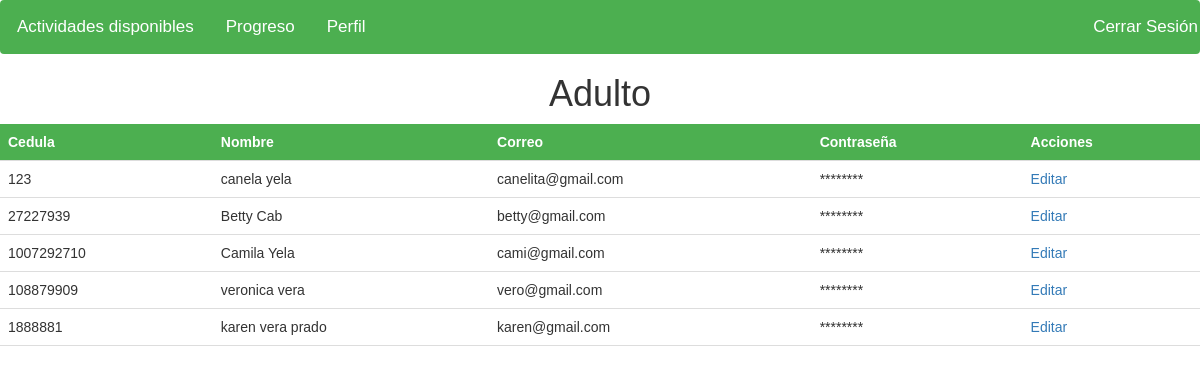
/perfil_adulto.php, run on an earlier commit of the app's database.
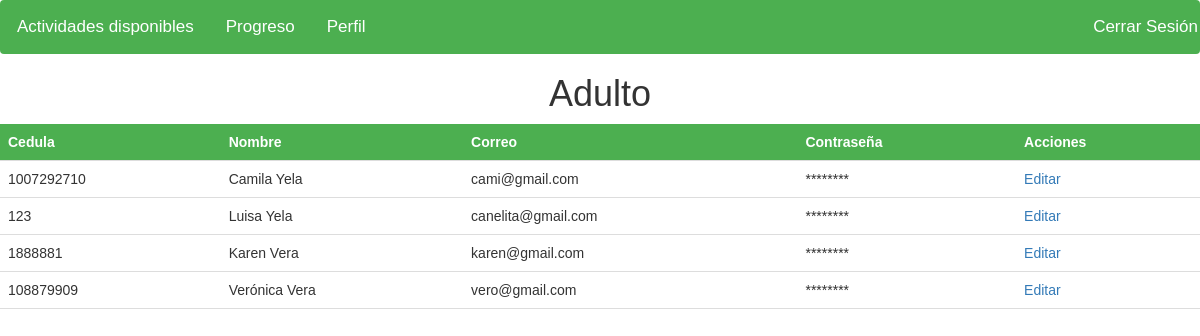
And on a later commit of the database.
### tables this page shows
CREATE TABLE `usuarios` (
  `id` int(6) UNSIGNED NOT NULL,
  `nombre` varchar(50) NOT NULL,
  `edad` int(3) NOT NULL,
  `fecha_nacimiento` date NOT NULL,
  `genero` varchar(10) NOT NULL,
  `tipo_usuario` varchar(20) NOT NULL,
  `email` varchar(50) NOT NULL,
  `password` varchar(10) NOT NULL,
  `nombre_usuario` varchar(10) NOT NULL,
  `fecha_registro` timestamp NOT NULL DEFAULT current_timestamp() ON UPDATE current_timestamp(),
  `cedula` varchar(15) DEFAULT NULL,
  `telefono` varchar(10) DEFAULT NULL
);

### perfil_adulto.php (the view, shortened to what this page needs)
<!DOCTYPE html>
<html lang="en">
<head>
    <link rel="stylesheet" href="https://maxcdn.bootstrapcdn.com/bootstrap/3.4.1/css/bootstrap.min.css">
    <link rel="stylesheet" href="style/style_perfil.css">
</head>
<body>
    <div>
    <?php include 'base_adulto.php'; ?>
    </div>
    <table>
        <thead>
            <tr>
                <th>Cedula</th>
                <th>Nombre</th>
                <th>Correo</th>
                <th>Contraseña</th>
                <th>Acciones</th>
            </tr>
        </thead>
        <tbody>
            <?php
                $bd = conectar();
                $query = "SELECT * FROM usuarios Where tipo_usuario = 'Adulto mayor'";
                $result = mysqli_query($bd, $query);
                while ($row = mysqli_fetch_array($result)):
                    echo "<tr>";
                    echo "<td>" . $row['cedula'] . "</td>";
                    echo "<td>" . $row['nombre'] . "</td>";
                    echo "<td>" . $row['email'] . "</td>";
                    echo "<td>********</td>";
                    echo "<td><a href='editar_perfil.php?cedula=" . $row['cedula'] . "'>Editar</a></td>";
                    echo "</tr>";
                endwhile;
            ?>
        </tbody>
    </table>
</body>
</html>

What changed in the data, as far as the page shows it:
removed usuarios: cedula "27227939", nombre "Betty Cab", email "betty@gmail.com"
changed usuarios "Camila Yela": moves up the list
changed usuarios "canelita@gmail.com": nombre "canela yela" → "Luisa Yela"
changed usuarios "karen@gmail.com": nombre "karen vera prado" → "Karen Vera"; moves up the list
changed usuarios "vero@gmail.com": nombre "veronica vera" → "Verónica Vera"
